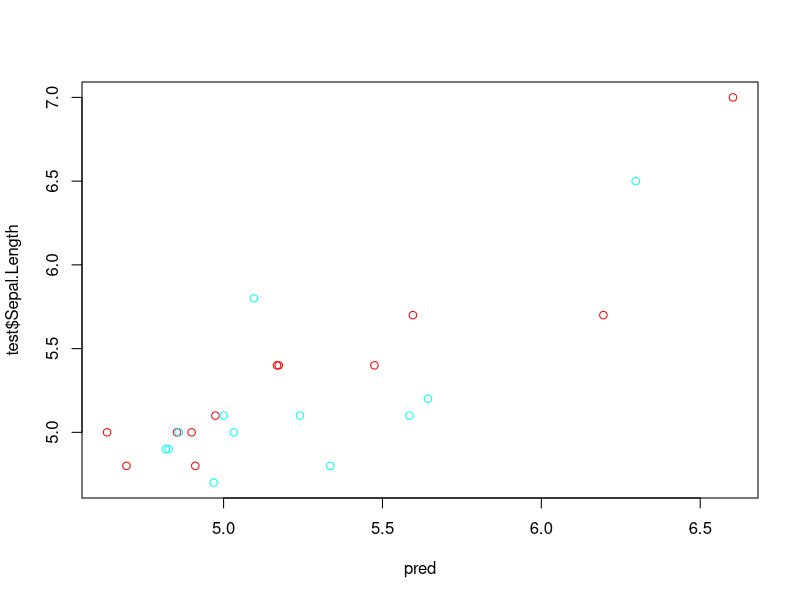

This chart was generated by the following R code:
library(caTools)

# sales = read("sal.csv")
data = head(iris,60)

s = sample.split(data,SplitRatio = 0.7)
print(s)
train = data[s==TRUE,]
test = data[s==FALSE,]

print(nrow(train))
print(nrow(test))

model = lm(Sepal.Length~.,train)
print(model)

pred = predict(model,test)

plot(pred,test$Sepal.Length,col=rainbow(2),type='p')
